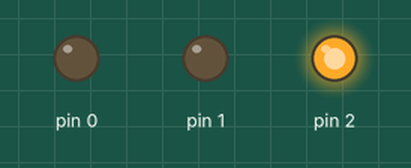
Recording of a sketch running on a simulated Arduino Uno, built with avr-gcc and run on an emulated ATmega328P. Parts: output pins drawn as LEDs (lit = HIGH).

Above: at 0.5 s.
At 2.5 s:
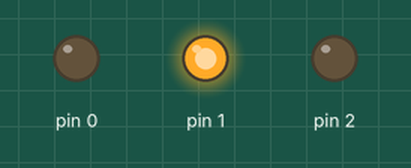
At 4.5 s:
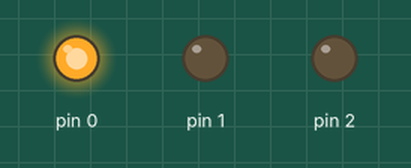
At 5.5 s:
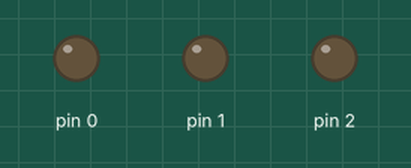
Timing chart, 0 to 7.8 s (numbered marks = the images above):
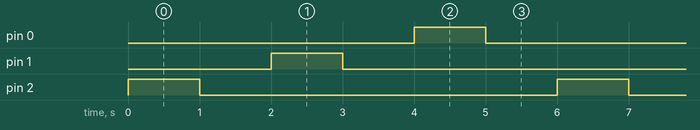

Measured:
- by itself, pin 0–2: alternates HIGH for 1.0 s and LOW for 5.0 s
- by itself, everything shown: repeats every 6.0 s, in 6 steps

The sketch:

Very_basic_lighthouse_blinker.ino
```cpp
// C++ code
//
void setup()
{
  pinMode(2, OUTPUT);
  pinMode(1, OUTPUT);
  pinMode(0, OUTPUT);
}

void loop()
{
  digitalWrite(2, HIGH);
  delay(1000); // Wait for 1000 millisecond(s)
  digitalWrite(2, LOW);
  delay(1000); // Wait for 1000 millisecond(s)

  digitalWrite(1, HIGH);
  delay(1000); // Wait for 1000 millisecond(s)
  digitalWrite(1, LOW);
  delay(1000); // Wait for 1000 millisecond(s)

  digitalWrite(0, HIGH);
  delay(1000); // Wait for 1000 millisecond(s)
  digitalWrite(0, LOW);
  delay(1000); // Wait for 1000 millisecond(s)
}
```
